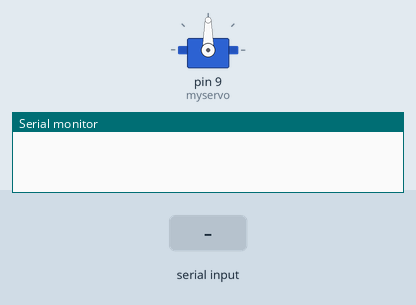
Simulated run of this sketch. Board: Arduino Uno, built with avr-gcc and run on an emulated ATmega328P. On the bench: servo, the last lines printed to the serial monitor. Inputs (shaded band) come from the test bench.

Above: at 1.2 s.
1.3 s: "90,45\n" received over Serial
At 2.2 s:
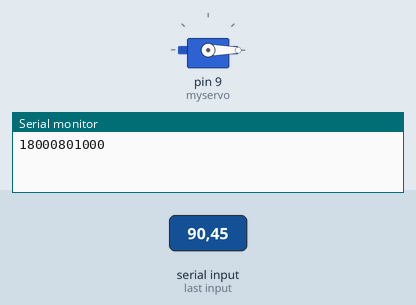
2.8 s: "30,150\n" received over Serial
4.3 s: "5\n" received over Serial
5.8 s: "200\n" received over Serial
Timing chart, 0 to 8.3 s (numbered marks = the images above; inputs shaded):
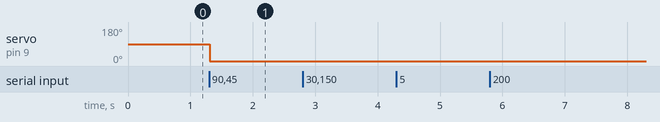

Measured:
- after the input at 1.3 s, servo on pin 9 (myservo): 90° → 0° at once

The sketch:

RS485Servo.ino
```cpp
#include <Servo.h>

Servo myservo;  // creamos el objeto servo

void setup()
{
  Serial.begin(9600);
  myservo.attach(9);  // asignamos el pin 9 para el servo.
  //sw.begin(9600);
}

void loop() {
  if (Serial.available()) {
    char angulo = Serial.read(); //Leemos el dato recibido
    int con = String(angulo).toInt();
    if(con<=180) //verificamos que sea un valor en el rango del servo
    {
      myservo.write(con*20); //movemos el servomotor al ángulo correspondiente.
      Serial.print (con*20);
    }
  }

}
```
